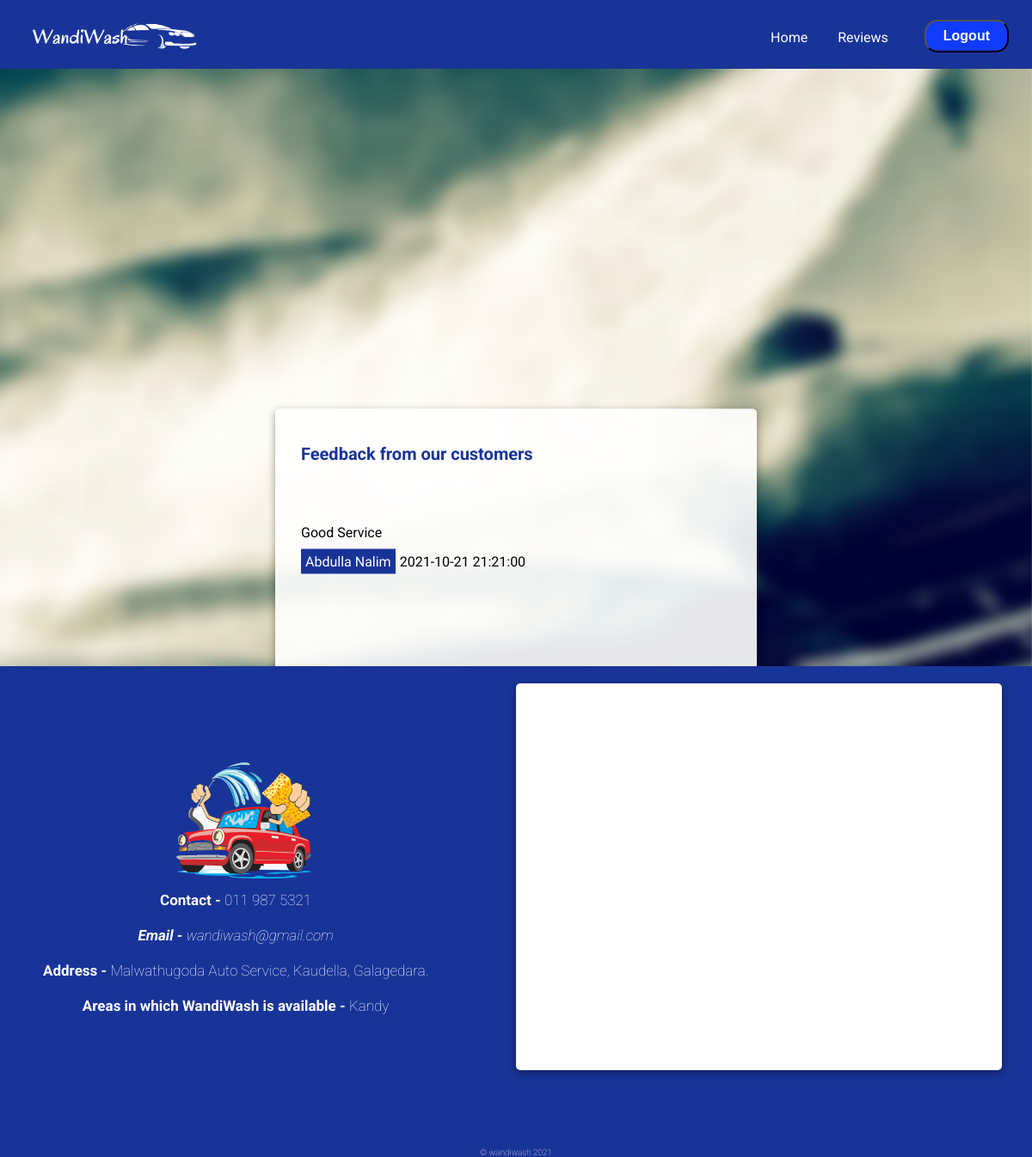
/review/ (signed in), run on an earlier commit of the app's database.
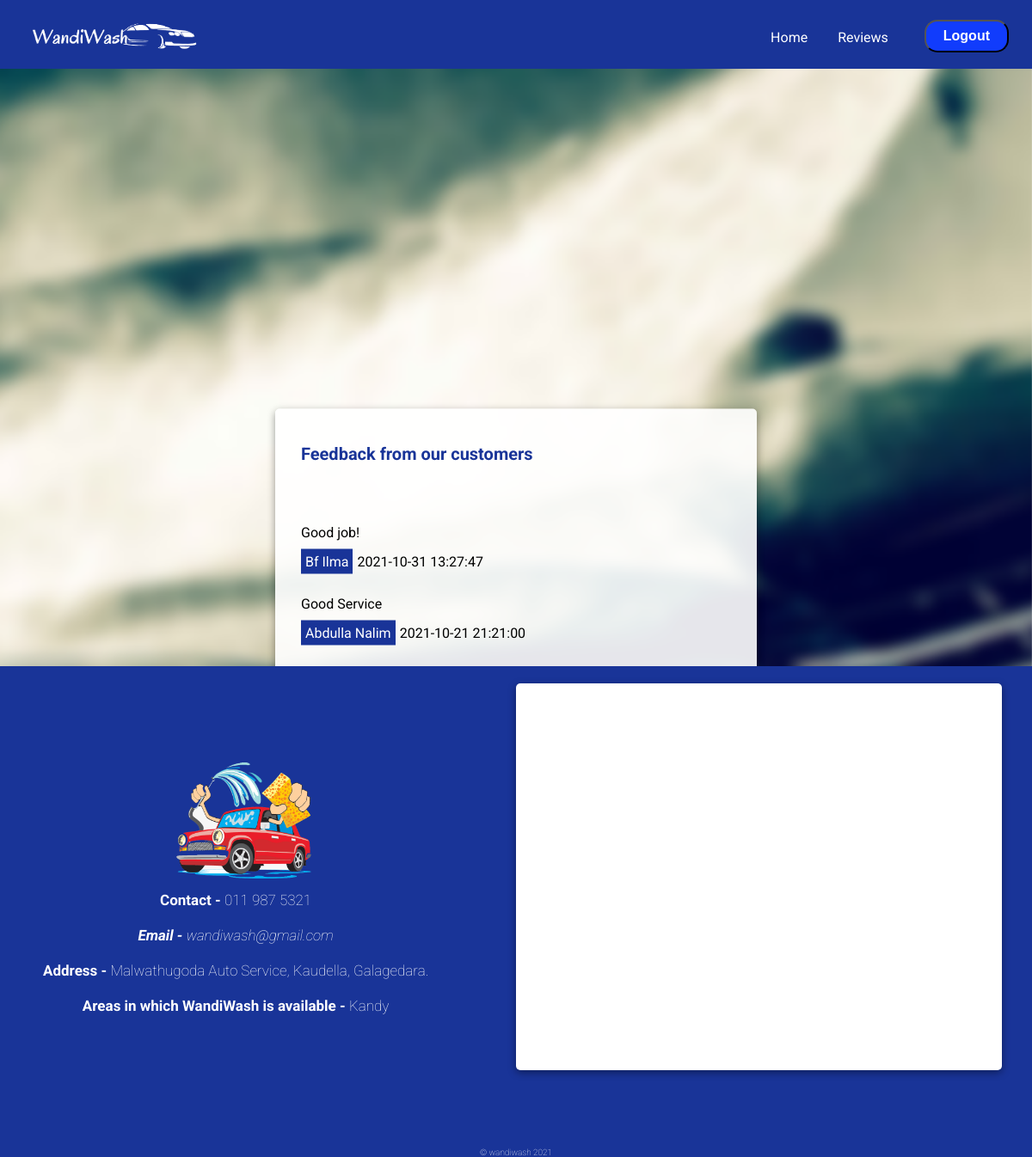
And on a later commit of the database.
### tables this page shows
CREATE TABLE IF NOT EXISTS `review` (
  `Review_ID` int(11) NOT NULL AUTO_INCREMENT,
  `Date` date NOT NULL,
  `Time` time NOT NULL,
  `Content` varchar(255) NOT NULL,
  `Customer_ID` int(11) NOT NULL,
  PRIMARY KEY (`Review_ID`),
  KEY `Customer_ID` (`Customer_ID`)
);

CREATE TABLE IF NOT EXISTS `customer` (
  `User_ID` int(11) NOT NULL,
  `First_Name` varchar(50) NOT NULL,
  `Last_Name` varchar(50) NOT NULL,
  `Contact_Number` varchar(50) NOT NULL,
  `Date_Registered` date NOT NULL,
  `Token` varchar(255) NOT NULL,
  `Verified` int(1) NOT NULL,
  PRIMARY KEY (`User_ID`)
);

### app/libs/controller.php (called while the page is built, shortened)
<?php
class Controller
{
    public function loadModel($modelName)
    {
        $path = 'models/' . $modelName . 'Model.php';
    }
}

### app/libs/view.php (called while the page is built, shortened)
<?php
class View
{
    public function render($viewName)
    {
        require 'views/' . $viewName . '.php';
    }
}

### app/controllers/review.php (called while the page is built, shortened)
<?php
class Review extends Controller
{
    function index()
    {
        $result = $this->model->getUserReviews();
        $this->view->render('user/Reviews');
    }
}

### app/index.php (called while the page is built, shortened)
<?php
    require 'libs/App.php';
    require 'libs/Controller.php';
    require 'libs/Database.php';
    require 'libs/Model.php';
    require 'libs/View.php';
    $app = new App();

### app/libs/database.php (called while the page is built, shortened)
<?php
class Database extends PDO
{
    function select($selection, $table, $condition, $param = null, $paramValue = null)
    {
        if ($selection == "*") {
            if ($condition == "Null") {
                $query = "SELECT * FROM " . $table;
            } else {
                $query = "SELECT * FROM " . $table . " " . $condition;
            }
            $stmt = $this->prepare($query);
            $stmt->execute();
            $result = $stmt->fetchAll();
            return $result;
        } else if ($selection == 'count') {
            if ($condition == "Null") {
                $query = "SELECT * FROM " . $table;
            } else {
                $query = "SELECT * FROM " . $table . " " . $condition;
            }
            $stmt = $this->prepare($query);
            if (gettype($param) == 'array') {
                $k = 0;
                foreach ($param as $bindVal) {
                    $stmt->bindParam($bindVal, $paramValue[$k]);
                    $k = $k + 1;
                }
            }
            if (gettype($param) == 'string') {
                $stmt->bindParam($param, $paramValue);
            }
            $stmt->execute();
            $count = $stmt->rowCount();
            return $count;
        }
    }
}

### app/models/ReviewModel.php (called while the page is built, shortened)
<?php
class ReviewModel extends Model
{
    public function getUserReviews()
    {
        $result = $this->db->select("*", "review", "INNER JOIN customer ON customer.User_ID = review.Customer_ID ORDER BY Date DESC, Time DESC;");
        return $result;
    }
}

### app/libs/model.php (called while the page is built)
<?php
class Model
{
    function __construct()
    {
        $this->db = new Database(DB_TYPE, DB_HOST, DB_NAME, DB_USER, DB_PASSWORD);
    }
}

### app/views/user/Reviews.php (the view, shortened to what this page needs)
<div class="bgImage">
    <?php
    if (isset($_SESSION['login'])) {
        include 'views/user/LoggedInHeader.php';
    } else {
        include 'views/user/Header.php';
    }
    ?>
    <main>
        <div id="container">
            <div class="review-box1" style="background-color: rgb(255,255,255,0.9);">
                <div class="review-header"><b>Feedback from our customers</b></div>
                <div class="review-box">
                    <?php
                    $count  = 0;
                    $result = $_SESSION['reviews'];
                    while ($count < $_SESSION['rowCount']) {
                        echo "<div class = 'userReview'>";
                        echo "<div class = 'review-content'>";
                        echo $result[$count]['Content'];
                        echo "<br></div>";
                        echo "<div class = 'review-customer'>";
                        echo $result[$count]['First_Name'] . " " . $result[$count]['Last_Name'];
                        echo "</div>";
                        echo "<div class = 'review-datetime'>";
                        echo $result[$count]['Date'] . " " . $result[$count]['Time'];
                        echo "</div>";
                        echo "</div>";
                        $count = $count + 1;
                    }
                    ?>
                </div>
            </div>
        </div>
</div>
<?php
include 'views/user/Footer.php';
?>
</html>

### app/libs/app.php (shortened to what this page needs)
<?php
class App
{
    private $_url = null;
    private $_controller = null;
    function __construct()
    {
        if ($this->_loadController()) {
            $this->_loadControllerMethod();
        };
    }
    private function _getURL()
    {
        $url = isset($_GET['url']) ? $_GET['url'] : null;
        $url = rtrim($url, '/');
        $url = filter_var($url, FILTER_SANITIZE_URL);
        $this->_url = explode('/', $url);
    }
    private function _loadController()
    {
        $file = 'controllers/' . $this->_url[0] . '.php';
        if (file_exists($file)) {
            $this->_controller = new $this->_url[0];
            $this->_controller->loadModel($this->_url[0]);
            return true;
        } else {
            echo "Sorry, page not found";
            return false;
        }
    }
    private function _loadControllerMethod()
    {
        $urlLength = count($this->_url);
        switch ($urlLength) {
            default:
                $this->_controller->index();
                break;
        }
    }
}

### app/views/user/LoggedInHeader.php (shortened to what this page needs)
<!DOCTYPE html>
<html lang="en">
<head>
    <link rel="stylesheet" href="/public/css/actors/admin/Home.css">
    <link rel="stylesheet" href="/public/css/actors/admin/ManageEmployee.css">
    <link rel="stylesheet" href="/public/css/actors/admin/ManageEquipment.css">
    <link rel="stylesheet" href="/public/css/actors/admin/ManageService.css">
    <link rel="stylesheet" href="/public/css/actors/customer/Account.css">
    <link rel="stylesheet" href="/public/css/actors/customer/BookAWash.css">
    <link rel="stylesheet" href="/public/css/actors/customer/BookAWash2.css">
    <link rel="stylesheet" href="/public/css/actors/customer/GiveReview.css">
    <link rel="stylesheet" href="/public/css/actors/customer/Help.css">
    <link rel="stylesheet" href="/public/css/actors/customer/Home.css">
    <link rel="stylesheet" href="/public/css/actors/customer/MyOrders.css">
    <link rel="stylesheet" href="/public/css/actors/customer/OrderSummary.css">
    <link rel="stylesheet" href="/public/css/actors/customer/Signup.css">
    <link rel="stylesheet" href="/public/css/actors/customer/UpcomingOrder.css">
    <link rel="stylesheet" href="/public/css/actors/manager/CompletedOrder.css">
    <link rel="stylesheet" href="/public/css/actors/manager/CompletedReservation.css">
    <link rel="stylesheet" href="/public/css/actors/manager/Dashboard.css">
    <link rel="stylesheet" href="/public/css/actors/manager/EmployeeDetails.css">
    <link rel="stylesheet" href="/public/css/actors/manager/EquipmentDetails.css">
    <link rel="stylesheet" href="/public/css/actors/manager/Home.css">
    <link rel="stylesheet" href="/public/css/actors/manager/ServiceDetails.css">
    <link rel="stylesheet" href="/public/css/actors/manager/UpcomingOrder.css">
    <link rel="stylesheet" href="/public/css/actors/manager/UpcomingReservation.css">
    <link rel="stylesheet" href="/public/css/actors/stl/AssignedOrders.css">
    <link rel="stylesheet" href="/public/css/actors/stl/Dashboard.css">
    <link rel="stylesheet" href="/public/css/actors/stl/Home.css">
    <link rel="stylesheet" href="/public/css/actors/stl/OrderDetails.css">
    <link rel="stylesheet" href="/public/css/actors/user/Footer.css">
    <link rel="stylesheet" href="/public/css/actors/user/Header.css">
    <link rel="stylesheet" href="/public/css/actors/user/Home.css">
    <link rel="stylesheet" href="/public/css/actors/user/Login.css">
    <link rel="stylesheet" href="/public/css/actors/user/Reviews.css">
    <link rel="stylesheet" href="/public/css/components/Forms.css">
    <link rel="stylesheet" href="/public/css/components/Buttons.css">
    <link rel="stylesheet" href="/public/css/Utilities.css">
    <link rel="stylesheet" href="https://cdnjs.cloudflare.com/ajax/libs/font-awesome/5.13.0/css/all.min.css" />
    <link rel="stylesheet" href="https://use.fontawesome.com/releases/v5.15.4/css/all.css">
</head>
<body>
    <header class="header-desk">
        <div class="header-logo-1"></div>
        <div class="buttons-header-desk">
            <button class="signupColor"><a href="/user/logout" class="header-button-login">Logout</a></button>
        </div>
        <nav>
            <ul>
                <li><a href="/user/home">Home</a></li>
                <li><a href="/review/">Reviews</a></li>
            </ul>
        </nav>
    </header>

### app/views/user/Footer.php
<footer id="footer">
    <div class="footer-content">
        <div class="footer-content1">
            <div class="footer-image"></div>
            <div class="footer-content3">
                <h3><b>Contact - </b>011 987 5321</h3>
                <address><b>Email - </b><a href="mailto:wandiwash@gmail.com">wandiwash@gmail.com</a></address>
                <h3><b>Address - </b>Malwathugoda Auto Service, Kaudella, Galagedara.</h3>
                <h3><b>Areas in which WandiWash is available - </b>Kandy</h3>
            </div>
        </div>
        <div class="footer-map">
            <iframe src="https://www.google.com/maps/embed?pb=!1m18!1m12!1m3!1d3956.8229579296126!2d80.50619191725059!3d7.373730722101816!2m3!1f0!2f0!3f0!3m2!1i1024!2i768!4f13.1!3m3!1m2!1s0x3ae341aee58e2aad%3A0xc15b721347b882fb!2sMalwathugoda%20Auto%20Service%20Station!5e0!3m2!1sen!2slk!4v1629713877312!5m2!1sen!2slk" width="600" height="450" style="border:0;" allowfullscreen="" loading="lazy"></iframe>
        </div>
    </div>
    <div class="footer-copyright">
        <p>&copy; wandiwash 2021</p>
    </div>
</footer>
</body>
</html>

### public/css/actors/admin/Home.css (style rules this page uses)
h3 { font-size: 12px; }
@media only screen and (min-width: 770px) { h3 { font-size: 18px; } }

### public/css/actors/customer/GiveReview.css (style rules this page uses)
.review-box { border-color: whitesmoke; border-radius: 5px; margin-top: 5px; margin-bottom: 5px; width: 100%; }
.review-box1 { display: block; background-color:white; border-radius: 5px; box-shadow: 0 3px 10px rgba(0, 0, 0, 0.4); position: absolute; top: 55%; left: 50%; transform: translate(-50%, -50%); padding: 30px 50px 20px 30px; width: 40%; }
.review-header { text-align: center; color: #193498; margin-top: 10px; margin-bottom: 15px; font-size: 20px; display: inline-block; }

### public/css/actors/manager/Home.css (style rules this page uses)
@media only screen and (min-width: 770px) { h3 { font-size: 18px; } }

### public/css/actors/stl/Home.css (style rules this page uses)
h3 { font-size: 12px; }
@media only screen and (min-width: 770px) { h3 { font-size: 18px; } }

### public/css/actors/user/Footer.css (style rules this page uses)
#footer { position: relative; width: 100%; background-color: #193498; height: calc(100vh-500px); margin-top: -25px; clear: both; }
.footer-image { position: relative; top: 100px; width: 250px; height: 150px; background-image: url('/public/images/dr-wash-png-transparent-png.png'); background-size: 100%; background-repeat: no-repeat; margin: 0 auto; text-align: center; }
.footer-content3 { height: 300px; width: fit-content; line-height: 150%; padding: 110px 40px 0px 50px }
.footer-content3 h3 { top: 60%; font-size: 20px; color:white; font-weight: 100; text-align: center; padding-bottom: 1em; }
.footer-content3 address { font-size: 18px; font-weight: 100; color: white; text-align: center; padding-bottom: 1em; }
.footer-content3 address a { font-size: 18px; color: white; }
.footer-copyright { text-align: center; width: fit-content; color: white; font-size: 15px; font-weight: 100; margin: auto auto; }
.footer-map { margin: 20px 35px 20px; background-color: white; border-radius: 5px; box-shadow: 0 3px 10px rgba(0, 0, 0, 0.4); text-align: center; height: 450px; overflow:hidden; width: calc(100%-40px); }
.footer-map iframe { left:0; top:0; height:100%; width:100%; }
@media only screen and (min-width: 770px) { .footer-content3 h3 { font-size: 17px; } }
@media only screen and (min-width: 770px) { .footer-content3 address { font-size: 17px; } }
@media only screen and (min-width: 770px) { .footer-content3 address a { font-size: 17px; } }
@media only screen and (min-width: 770px) { .footer-copyright { font-size: 10px; } }
@media only screen and (min-width: 770px) { .footer-content { display: flex; } }
@media only screen and (min-width: 770px) { .footer-content1 { flex: 35%; } }
@media only screen and (min-width: 770px) { .footer-map { flex: 35%; } }

### public/css/actors/user/Header.css (style rules this page uses)
.header-desk { display: none; }
header nav ul { display: block; list-style-type: none; padding-inline-start: 0px; margin: 0 auto; width: fit-content; font-size: 20px; }
header nav ul li { display: inline-block; list-style: none; padding: 0 15px; }
header nav ul li a { font-size: 12px; color: white; }
.header-button-login { display: none; }
@media only screen and (min-width: 770px) { .header-desk { display: block; position: fixed; background-color: #193498; width: 100%; height: 80px; z-index: 10; } }
@media only screen and (min-width: 770px) { .header-logo-1 { position: relative; top: 15px; left: 20px; width: 230px; height: 70px; background-image: url('/public/images/logoWandi.png'); background-size: 100%; background-repeat: no-repeat; float: left; line-height: 10px; } }
@media only screen and (min-width: 770px) { header nav { margin-left: 0px; float: right; margin-top: 30px; margin-right: 20px; font-size: 16px; } }
@media only screen and (min-width: 770px) { header nav ul { display: inline; } }
@media only screen and (min-width: 770px) { .buttons-header-desk { float: right; margin-top: 23px; margin-right: 20px; font-size: 16px; display: inline; } }
@media only screen and (min-width: 770px) { header nav ul li a { font-size: 16px; color: white; } }
@media only screen and (min-width: 770px) { .header-button-login { display: inline; margin-left: 10px; margin-right: 10px; font-size: 16px; padding: 3px 5px; color: white; float: right; font-weight: 550; } }
@media only screen and (min-width: 770px) { header div button { border-radius: 5px; margin-right: 7px; margin-left: 7px; padding: 5px 5px; } }
@media only screen and (min-width: 770px) { .signupColor { background-color: #113CFC; border-radius: 15px; } }

### public/css/actors/user/Home.css (style rules this page uses)
* { text-decoration: none; margin: 0; }
html, body { font-family: 'Roboto', sans-serif; background-color: white; height: 100%; --color-error: #cc3333; --color-success: #4bb544; }
main { min-height: 100%; }
#container { overflow: auto; padding-bottom: 116px; }

What changed in the data, as far as the page shows it:
added review: Content "Good job!", Customer_ID.First_Name "Bf", Customer_ID.Last_Name "Ilma", Date "2021-10-31", Time "13:27:47"
